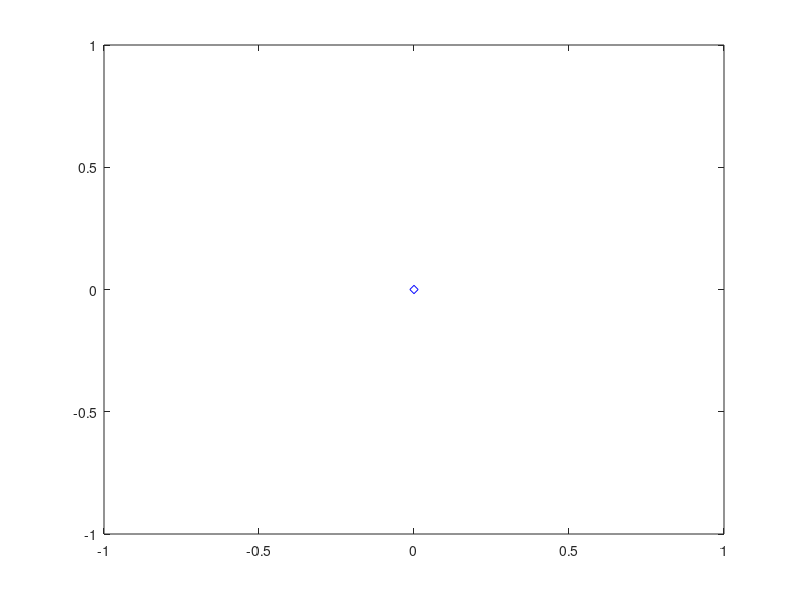

MATLAB code to generate this figure: (Note: this script raises an error after producing the figure.)
clear; close all;

load('seeds.mat'); rng(s);

[labels_global, instances_global] = libsvmread('Data/n-gram.data');

S = 100; N = round(size(instances_global, 1) / S); M = 9;
labels = []; instances = [];
accuracy_x = zeros(N + 1, 1); accuracy_y = zeros(N + 1, 1);
accuracy_x(1) = 0; accuracy_y(1) = 0;
params = '-t 0 -c 1 -h 0 -w1 %.3f -w-1 %.3f';
% while all samples not processed
for i = 1 : N
    fprintf('Iteration #%d/%d', i, N);
    
    % pick another 'S' random samples
    if size(instances_global, 1) >= S
        indices = randsample(size(instances_global, 1), S);
    else
        indices = (1: size(instances_global, 1))';
    end
    instances = [instances; instances_global(indices, :);]; %#ok<AGROW>
    labels = [labels; labels_global(indices, :);]; %#ok<AGROW>
    % remove them from the global data
    instances_global(indices, :) = []; labels_global(indices, :) = [];
    
    % measure the cross validation accuracy on data until now
    cv = cvpartition(labels, 'HoldOut', 0.3);
    training = cv.training(1);
    testing = cv.test(1);
    x_training = instances(training, :); y_training = labels(training, :);
    x_testing = instances(testing, :); y_testing = labels(testing, :);
    
    % train the models (first and second level)
    n = size(x_training, 1);
    models = cell(M, 1);
    for m = 1 : M
        indices = randsample(n, randi([round(n/2), n]));
        w = ones(size(indices, 1), 1);
        positive = numel(indices) / sum(y_training(indices, :) == 1);
        negative = numel(indices) / sum(y_training(indices, :) == -1);
        models{m} = svmtrain(w, y_training(indices, :), x_training(indices, :), sprintf(params, positive, negative));
    end
    x = zeros(n, M); y = y_training;
    for m = 1 : M
        [x(:, m), ~, ~] = svmpredict(y_training, x_training, models{m});
    end
    w = ones(size(x, 1), 1);
    positive = size(y, 1) / sum(y == 1);
    negative = size(y, 1) / sum(y == -1);
    model = svmtrain(w, y, x, sprintf(params, positive, negative));
    
    % get predictions
    n = size(x_testing, 1); w = ones(n, 1);
    x = zeros(n, M); y = y_testing;
    for m = 1 : M
        [x(:, m), ~, ~] = svmpredict(y_testing, x_testing, models{m});
    end
    [predictions, ~, ~] = svmpredict(y, x, model);
    
    % get accuracy
    accuracy_x(i + 1) = size(instances, 1);
    accuracy_y(i + 1) = 100 * sum(predictions == y_testing) / size(y_testing, 1);
end

plot(accuracy_x, accuracy_y, 'bd-');
axis([0 size(instances, 1) 0 100]);
legend('Accuracy'); xlabel('Number of instances'); ylabel('Accuracy (%)');
